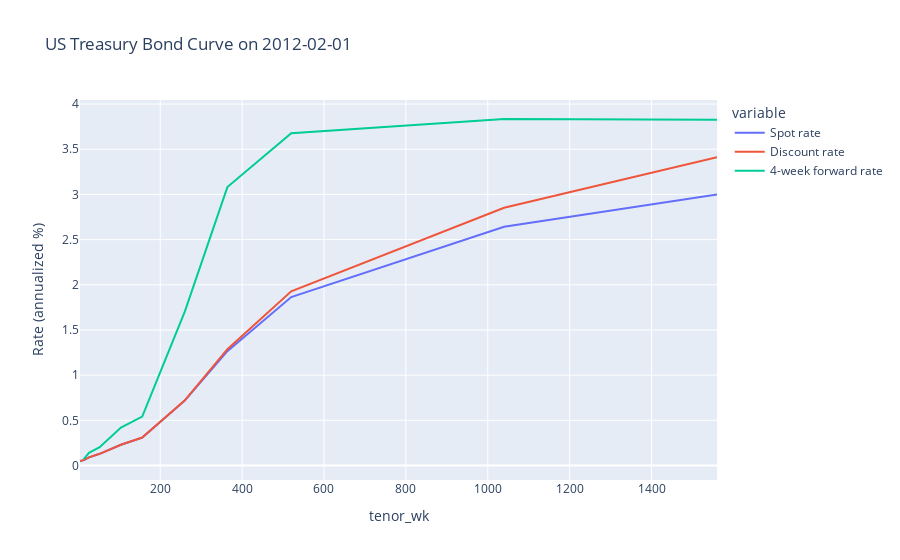

The notebook cell saved with this chart:
### Code cell
plot_yc('2012-02-01', log_x=False)

### Figure 1 — Plotly figure (JSON) as saved in the notebook; plotly's stock layout.template omitted (floating-point values rounded to 4 significant figures)
{"data": [{"hovertemplate": "variable=Spot rate<br>tenor_wk=%{x}<br>Rate (annualized %)=%{y}<extra></extra>", "legendgroup": "Spot rate", "line": {"color": "#636efa", "dash": "solid"}, "marker": {"symbol": "circle"}, "mode": "lines", "name": "Spot rate", "orientation": "v", "showlegend": true, "type": "scatter", "x": [4, 13, 26, 52, 104, 156, 260, 364, 520, 1040, 1560], "xaxis": "x", "y": [0.04984, 0.0598, 0.0897, 0.1296, 0.2292, 0.309, 0.7176, 1.266, 1.864, 2.641, 3.0], "yaxis": "y"}, {"hovertemplate": "variable=Discount rate<br>tenor_wk=%{x}<br>Rate (annualized %)=%{y}<extra></extra>", "legendgroup": "Discount rate", "line": {"color": "#EF553B", "dash": "solid"}, "marker": {"symbol": "circle"}, "mode": "lines", "name": "Discount rate", "orientation": "v", "showlegend": true, "type": "scatter", "x": [4, 13, 26, 52, 104, 156, 260, 364, 520, 1040, 1560], "xaxis": "x", "y": [0.04984, 0.0598, 0.0897, 0.1296, 0.2293, 0.3091, 0.7217, 1.288, 1.928, 2.853, 3.412], "yaxis": "y"}, {"hovertemplate": "variable=4-week forward rate<br>tenor_wk=%{x}<br>Rate (annualized %)=%{y}<extra></extra>", "legendgroup": "4-week forward rate", "line": {"color": "#00cc96", "dash": "solid"}, "marker": {"symbol": "circle"}, "mode": "lines", "name": "4-week forward rate", "orientation": "v", "showlegend": true, "type": "scatter", "x": [4, 13, 26, 52, 104, 156, 260, 364, 520, 1040, 1560], "xaxis": "x", "y": [null, 0.06977, 0.1403, 0.2031, 0.4203, 0.5408, 1.703, 3.082, 3.677, 3.835, 3.825], "yaxis": "y"}], "layout": {"autosize": true, "legend": {"title": {"text": "variable"}, "tracegroupgap": 0}, "title": {"text": "US Treasury Bond Curve on 2012-02-01"}, "xaxis": {"anchor": "y", "autorange": true, "domain": [0, 1], "range": [4, 1560], "title": {"text": "tenor_wk"}, "type": "linear"}, "yaxis": {"anchor": "x", "autorange": true, "domain": [0, 1], "range": [-0.1604, 4.045], "title": {"text": "Rate (annualized %)"}, "type": "linear"}}}
